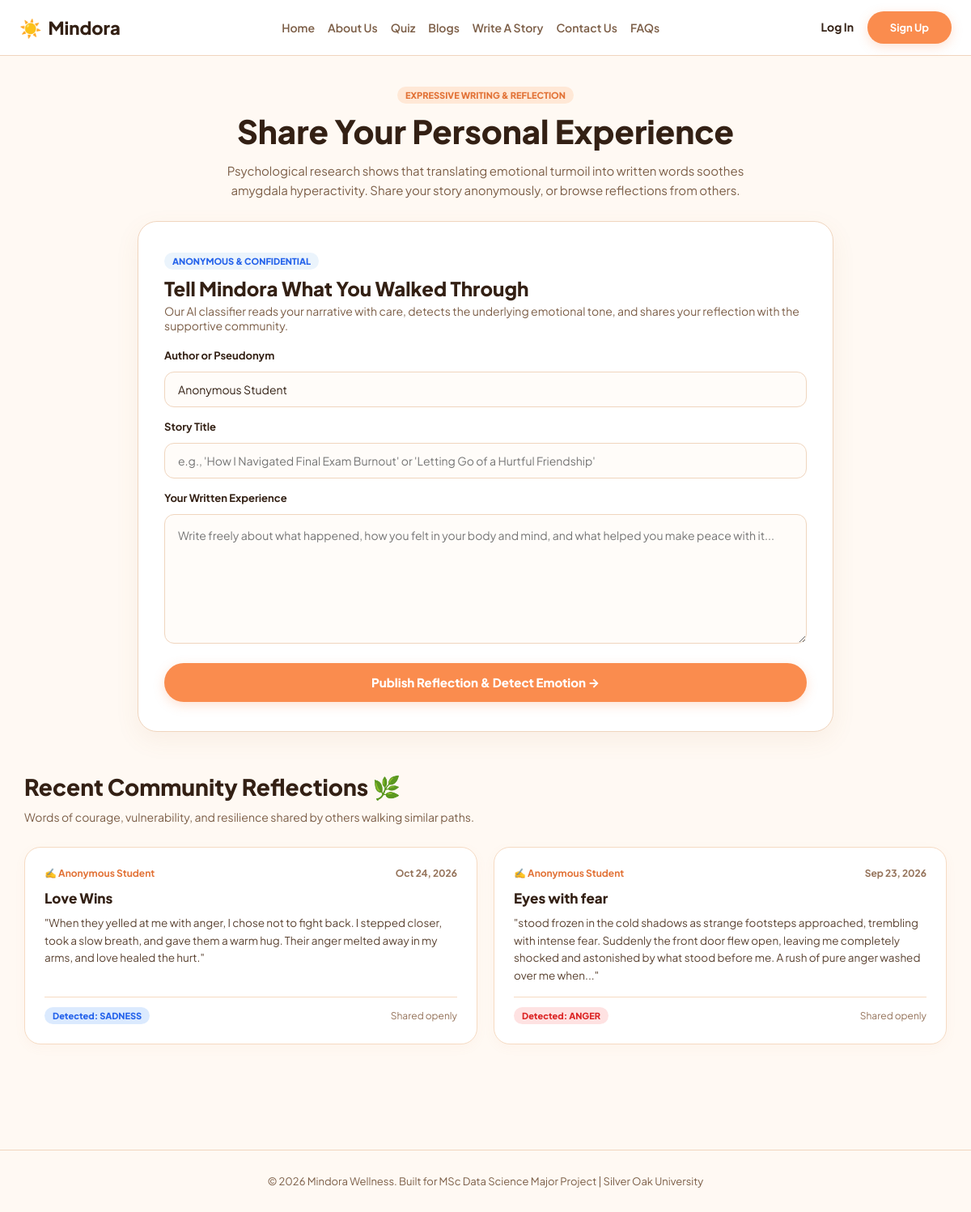
The page /story on the database its author committed.
### app.py (models this page shows)
class Story(db.Model):
    __tablename__ = "story"
    id = db.Column(db.Integer, primary_key=True)
    author = db.Column(db.String(100), default="Anonymous Student")
    title = db.Column(db.String(150), nullable=False)
    content = db.Column(db.Text, nullable=False)
    detected_emotion = db.Column(db.String(50), default="Reflective")
    timestamp = db.Column(db.DateTime, default=datetime.utcnow)

### app.py (the view, shortened to what this page needs)
@app.route("/story", methods=["GET", "POST"])
def write_story():
    stories = Story.query.order_by(Story.timestamp.desc()).limit(10).all()
    return render_template("story.html", stories=stories)

### templates/story.html (shortened to what this page needs)
{% extends "base.html" %}
{% block content %}
<div class="warm-page-container" style="padding-bottom: 70px;">
    <header class="quiz-hero-header" style="max-width: 900px; margin: 36px auto 26px auto; text-align: center; padding: 0 20px;">
        <span class="badge-mini" style="background: #FFE8D6; color: var(--orange-hover); margin-bottom: 8px;">EXPRESSIVE WRITING & REFLECTION</span>
        <h1 style="font-size: 40px; font-weight: 800; color: #332014; margin-bottom: 12px;">Share Your Personal Experience</h1>
        <p style="font-size: 15px; color: #7C5E47; line-height: 1.6; max-width: 680px; margin: 0 auto;">
            Psychological research shows that translating emotional turmoil into written words soothes amygdala hyperactivity. Share your story anonymously, or browse reflections from others.
        </p>
    </header>
    <section class="ai-demo-wrapper" style="max-width: 860px; margin-top: 10px;">
        <div class="demo-card" style="border: 1.5px solid var(--border-warm); box-shadow: 0 10px 30px rgba(180, 110, 60, 0.08);">
            <div class="demo-header">
                <span class="badge-mini" style="background: #EBF4FC; color: #2563EB;">ANONYMOUS & CONFIDENTIAL</span>
                <h2 style="font-size: 24px; font-weight: 800; color: #332014; margin-top: 8px;">Tell Mindora What You Walked Through</h2>
                <p style="font-size: 14px; color: var(--text-muted); margin-top: 4px;">
                    Our AI classifier reads your narrative with care, detects the underlying emotional tone, and shares your reflection with the supportive community.
                </p>
            </div>
            <form action="{{ url_for('write_story') }}" method="POST" style="margin-top: 20px;">
                <div class="form-group" style="margin-bottom: 16px;">
                    <label style="display: block; font-size: 13px; font-weight: 700; color: #332014; margin-bottom: 6px;">
                        Author or Pseudonym
                    </label>
                    <input type="text" name="author" placeholder="Anonymous Student (or your chosen pseudonym)" value="Anonymous Student" style="background: var(--card-sub); border: 1.5px solid var(--border-warm); padding: 12px 16px; border-radius: 12px; font-size: 14px; width: 100%;">
                </div>
                <div class="form-group" style="margin-bottom: 16px;">
                    <label style="display: block; font-size: 13px; font-weight: 700; color: #332014; margin-bottom: 6px;">
                        Story Title
                    </label>
                    <input type="text" name="title" required placeholder="e.g., 'How I Navigated Final Exam Burnout' or 'Letting Go of a Hurtful Friendship'" style="background: var(--card-sub); border: 1.5px solid var(--border-warm); padding: 12px 16px; border-radius: 12px; font-size: 14px; width: 100%;">
                </div>
                <div class="form-group" style="margin-bottom: 20px;">
                    <label style="display: block; font-size: 13px; font-weight: 700; color: #332014; margin-bottom: 6px;">
                        Your Written Experience
                    </label>
                    <textarea name="story" required placeholder="Write freely about what happened, how you felt in your body and mind, and what helped you make peace with it..." style="height: 160px; background: var(--card-sub); border: 1.5px solid var(--border-warm); padding: 14px 16px; border-radius: 12px; font-size: 14px; width: 100%; line-height: 1.6;"></textarea>
                </div>
                <button type="submit" class="btn-pill-orange btn-full" style="font-size: 15px; padding: 14px; font-weight: 800; cursor: pointer;">
                    Publish Reflection & Detect Emotion →
                </button>
            </form>
        </div>
    </section>
    <section class="headspace-section" style="max-width: 1140px; margin-top: 50px;">
        <h2 class="headspace-title" style="font-size: 28px; font-weight: 800; color: #332014; margin-bottom: 10px;">
            Recent Community Reflections 🌿
        </h2>
        <p style="font-size: 14px; color: var(--text-muted); margin-bottom: 28px;">
            Words of courage, vulnerability, and resilience shared by others walking similar paths.
        </p>
        <div class="plans-grid">
            {% if stories %}
                {% for s in stories %}
                <div class="plan-card" style="cursor: default; background: #FFFFFF; border: 1.5px solid var(--border-soft); border-radius: 20px; padding: 24px; box-shadow: 0 4px 14px rgba(220, 140, 90, 0.05); display: flex; flex-direction: column; justify-content: space-between;">
                    <div>
                        <div class="plan-top" style="display: flex; justify-content: space-between; font-size: 12px; font-weight: 700;">
                            <span style="color: var(--orange-hover);">✍️ {{ s.author }}</span>
                            <span style="color: #947259;">{{ s.timestamp.strftime('%b %d, %Y') }}</span>
                        </div>
                        <h4 style="font-size: 17px; font-weight: 800; color: #332014; margin: 12px 0 8px 0; line-height: 1.35;">
                            {{ s.title }}
                        </h4>
                        <p style="font-size: 13.5px; color: #5B4332; line-height: 1.6; margin-bottom: 16px;">
                            "{{ s.content[:240] }}{% if s.content|length > 240 %}...{% endif %}"
                        </p>
                    </div>
                    <div style="padding-top: 12px; border-top: 1px solid var(--border-soft); display: flex; justify-content: space-between; align-items: center;">
                        <span class="emotion-tag mood-{{ s.detected_emotion.lower() }}">
                            Detected: {{ s.detected_emotion.upper() }}
                        </span>
                        <span style="font-size: 12px; color: #947259;">Shared openly</span>
                    </div>
                </div>
                {% endfor %}
            {% endif %}
        </div>
    </section>
</div>
{% endblock %}

### templates/base.html (style rules this page uses)
:root { --bg-page: #FFF9F3; --text-primary: #332014; --text-muted: #7C5E47; --border-warm: #F0D5BE; --border-soft: #F6DBC3; --orange-primary: #FA8C4E; --orange-hover: #E27236; --card-bg: #FFFFFF; --card-sub: #FFFCF9; }
* { margin: 0; padding: 0; box-sizing: border-box; font-family: 'Plus Jakarta Sans', -apple-system, BlinkMacSystemFont, 'Segoe UI', Roboto, sans-serif; }
body { background-color: var(--bg-page); color: var(--text-primary); min-height: 100vh; display: flex; flex-direction: column; }
.btn-primary, .btn-pill-orange { background: var(--orange-primary); color: white; box-shadow: 0 4px 14px rgba(250, 140, 78, 0.25); border: none; border-radius: 50px; font-weight: 700; cursor: pointer; padding: 12px 28px; text-decoration: none; display: inline-block; transition: 0.2s; }
.btn-full { width: 100%; border-radius: 50px; padding: 14px; font-size: 14px; border: none; font-weight: 800; }
.ai-demo-wrapper, .headspace-section, .flourish-cards-grid, .faq-section, .safety-section { width: 100% !important; margin-left: auto !important; margin-right: auto !important; box-sizing: border-box !important; }
.demo-card { background: #FFFFFF; border-radius: 24px; padding: 36px 32px; border: 1.5px solid var(--border-warm); box-shadow: 0 10px 30px rgba(180, 110, 60, 0.08); }
.badge-mini { background: #FFE8D6; color: var(--orange-hover); font-size: 11px; font-weight: 800; padding: 4px 10px; border-radius: 50px; display: inline-block; }
textarea, input[type="text"], input[type="email"], input[type="password"], input[type="number"] { width: 100%; padding: 13px 16px; border-radius: 12px; border: 1.5px solid var(--border-warm); font-size: 14px; outline: none; background: var(--card-sub); color: var(--text-primary); transition: 0.2s border-color; margin-top: 6px; }
.plans-grid { display: grid; grid-template-columns: repeat(2, 1fr) !important; gap: 20px; margin-top: 16px; width: 100%; }
.plan-top { display: flex; justify-content: space-between; align-items: center; position: relative; z-index: 2; }
.headspace-title { font-size: 26px; font-weight: 800; color: var(--text-primary); margin-bottom: 24px; }
.emotion-tag { padding: 4px 10px; border-radius: 50px; font-size: 11px; font-weight: 800; display: inline-block; }
.mood-anger { background: #FEE2E2; color: #DC2626; }
.mood-sadness { background: #DBEAFE; color: #2563EB; }

### rows shown on the page
Story: author "Anonymous Student", timestamp "Oct 24, 2026", title "Love Wins", content "When they yelled at me with anger, I chose not to fight back. I stepped closer, took a slow breath, and gave them a warm hug. Their anger melted away in my arms, and love healed the hurt.", detected_emotion "SADNESS"
Story: author "Anonymous Student", timestamp "Sep 23, 2026", title "Eyes with fear", content "stood frozen in the cold shadows as strange footsteps approached, trembling with intense fear. Suddenly the front door flew open, leaving me completely shocked and astonished by what stood before me. A rush of pure anger washed over me when", detected_emotion "ANGER"
